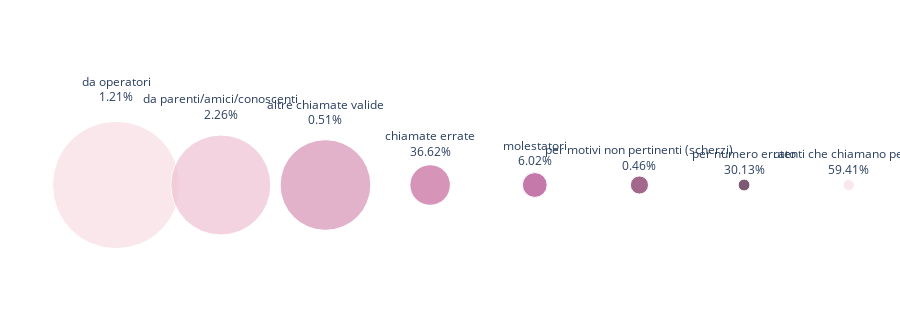

Notebook source saved alongside this figure:
### Markdown cell above
Primo plot di verifica tramite plotly per avere visione più chiara (cerchi in fila):

### Code cell
label = ['<br>' + str(i) + '<br>' + str(j) + '%' for i,j in 
         zip(country_data['Tipologia di utenza'], country_data['Value'])]

fig = px.scatter(plt_data, x='X', y='Y', color='Tipologia di utenza', color_discrete_sequence=palette, 
                 size='Value', text=label, size_max=90)

fig.update_layout(width=900, height=320, margin=dict(t=50, l=0, r=0, b=0), showlegend=False)
fig.update_traces(textposition='top center')
fig.update_xaxes(showgrid=False, zeroline=False, visible=False)
fig.update_yaxes(showgrid=False, zeroline=False, visible=False)
fig.update_layout({'plot_bgcolor': 'white','paper_bgcolor': 'white'})
fig.show()

### Figure 1 — Plotly figure (JSON) as saved in the notebook; plotly's stock layout.template omitted (floating-point values rounded to 4 significant figures)
{"data": [{"hovertemplate": "Tipologia di utenza=utenti che chiamano per sè<br>X=%{x}<br>Y=%{y}<br>Value=%{marker.size}<br>text=%{text}<extra></extra>", "legendgroup": "utenti che chiamano per sè", "marker": {"color": "#F7DEE5", "size": [59.41], "sizemode": "area", "sizeref": 0.007335, "symbol": "circle"}, "mode": "markers+text", "name": "utenti che chiamano per sè", "orientation": "v", "showlegend": true, "text": ["<br>da operatori<br>1.21%"], "textposition": "top center", "type": "scatter", "x": [0], "xaxis": "x", "y": [1], "yaxis": "y"}, {"hovertemplate": "Tipologia di utenza=chiamate errate<br>X=%{x}<br>Y=%{y}<br>Value=%{marker.size}<br>text=%{text}<extra></extra>", "legendgroup": "chiamate errate", "marker": {"color": "#EEC1D2", "size": [36.62], "sizemode": "area", "sizeref": 0.007335, "symbol": "circle"}, "mode": "markers+text", "name": "chiamate errate", "orientation": "v", "showlegend": true, "text": ["<br>da parenti/amici/conoscenti<br>2.26%"], "textposition": "top center", "type": "scatter", "x": [1], "xaxis": "x", "y": [1], "yaxis": "y"}, {"hovertemplate": "Tipologia di utenza=per numero errato<br>X=%{x}<br>Y=%{y}<br>Value=%{marker.size}<br>text=%{text}<extra></extra>", "legendgroup": "per numero errato", "marker": {"color": "#D791B5", "size": [30.13], "sizemode": "area", "sizeref": 0.007335, "symbol": "circle"}, "mode": "markers+text", "name": "per numero errato", "orientation": "v", "showlegend": true, "text": ["<br>altre chiamate valide<br>0.51%"], "textposition": "top center", "type": "scatter", "x": [2], "xaxis": "x", "y": [1], "yaxis": "y"}, {"hovertemplate": "Tipologia di utenza=molestatori<br>X=%{x}<br>Y=%{y}<br>Value=%{marker.size}<br>text=%{text}<extra></extra>", "legendgroup": "molestatori", "marker": {"color": "#C4679B", "size": [6.02], "sizemode": "area", "sizeref": 0.007335, "symbol": "circle"}, "mode": "markers+text", "name": "molestatori", "orientation": "v", "showlegend": true, "text": ["<br>chiamate errate<br>36.62%"], "textposition": "top center", "type": "scatter", "x": [3], "xaxis": "x", "y": [1], "yaxis": "y"}, {"hovertemplate": "Tipologia di utenza=da parenti/amici/conoscenti<br>X=%{x}<br>Y=%{y}<br>Value=%{marker.size}<br>text=%{text}<extra></extra>", "legendgroup": "da parenti/amici/conoscenti", "marker": {"color": "#AC4187", "size": [2.26], "sizemode": "area", "sizeref": 0.007335, "symbol": "circle"}, "mode": "markers+text", "name": "da parenti/amici/conoscenti", "orientation": "v", "showlegend": true, "text": ["<br>molestatori<br>6.02%"], "textposition": "top center", "type": "scatter", "x": [4], "xaxis": "x", "y": [1], "yaxis": "y"}, {"hovertemplate": "Tipologia di utenza=da operatori<br>X=%{x}<br>Y=%{y}<br>Value=%{marker.size}<br>text=%{text}<extra></extra>", "legendgroup": "da operatori", "marker": {"color": "#7D275C", "size": [1.21], "sizemode": "area", "sizeref": 0.007335, "symbol": "circle"}, "mode": "markers+text", "name": "da operatori", "orientation": "v", "showlegend": true, "text": ["<br>per motivi non pertinenti (scherzi)<br>0.46%"], "textposition": "top center", "type": "scatter", "x": [5], "xaxis": "x", "y": [1], "yaxis": "y"}, {"hovertemplate": "Tipologia di utenza=altre chiamate valide<br>X=%{x}<br>Y=%{y}<br>Value=%{marker.size}<br>text=%{text}<extra></extra>", "legendgroup": "altre chiamate valide", "marker": {"color": "#481437", "size": [0.51], "sizemode": "area", "sizeref": 0.007335, "symbol": "circle"}, "mode": "markers+text", "name": "altre chiamate valide", "orientation": "v", "showlegend": true, "text": ["<br>per numero errato<br>30.13%"], "textposition": "top center", "type": "scatter", "x": [6], "xaxis": "x", "y": [1], "yaxis": "y"}, {"hovertemplate": "Tipologia di utenza=per motivi non pertinenti (scherzi)<br>X=%{x}<br>Y=%{y}<br>Value=%{marker.size}<br>text=%{text}<extra></extra>", "legendgroup": "per motivi non pertinenti (scherzi)", "marker": {"color": "#F7DEE5", "size": [0.46], "sizemode": "area", "sizeref": 0.007335, "symbol": "circle"}, "mode": "markers+text", "name": "per motivi non pertinenti (scherzi)", "orientation": "v", "showlegend": true, "text": ["<br>utenti che chiamano per sè<br>59.41%"], "textposition": "top center", "type": "scatter", "x": [7], "xaxis": "x", "y": [1], "yaxis": "y"}], "layout": {"height": 320, "legend": {"itemsizing": "constant", "title": {"text": "Tipologia di utenza"}, "tracegroupgap": 0}, "margin": {"b": 0, "l": 0, "r": 0, "t": 50}, "paper_bgcolor": "white", "plot_bgcolor": "white", "showlegend": false, "width": 900, "xaxis": {"anchor": "y", "domain": [0, 1], "showgrid": false, "title": {"text": "X"}, "visible": false, "zeroline": false}, "yaxis": {"anchor": "x", "domain": [0, 1], "showgrid": false, "title": {"text": "Y"}, "visible": false, "zeroline": false}}}
